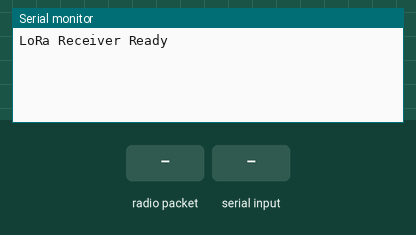
Simulated run of this sketch. Board: Arduino Uno, built with avr-gcc and run on an emulated ATmega328P. Parts: the last lines printed to the serial monitor. Inputs (shaded band) come from the test bench. No radio packets arrive unless stated.

Above: at 1.2 s.
1.3 s: radio packet "1" arrives
At 2.2 s:
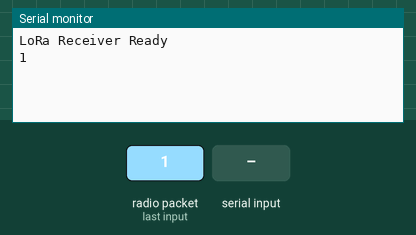
2.8 s: "90,45\n" received over Serial
At 3.5 s:
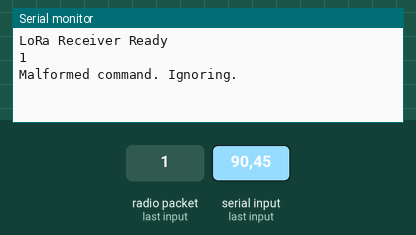

Measured:
- after the input at 1.3 s, the serial monitor: prints a new line at once (image 1)
- after the input at 2.8 s, the serial monitor: prints a new line at once (image 2)

The sketch:

ReceiverGateway.ino
```cpp
// === Receiver Arduino Sketch (Connected to RPi via Serial) ===
#include <SPI.h>
#include <LoRa.h>
#include <ArduinoJson.h>

// Pin definitions
#define LORA_SS 10
#define LORA_RST 9
#define LORA_DIO0 2

// Buffer for serial commands from RPi
String serialBuffer = "";
bool commandReady = false;

void setup() {
  Serial.begin(9600);
  while (!Serial && millis() < 5000); // Wait for serial or timeout after 5 seconds

  // Setup LoRa
  LoRa.setPins(LORA_SS, LORA_RST, LORA_DIO0);
  if (!LoRa.begin(433E6)) {
    Serial.println("Starting LoRa failed!");
    while (1);
  }

  Serial.println("LoRa Receiver Ready");
}

void loop() {
  // --- PART 1: Check for LoRa packets from firefighter units ---
  int packetSize = LoRa.parsePacket();
  if (packetSize) {
    String incoming = "";
    while (LoRa.available()) {
      incoming += (char)LoRa.read();
    }

    Serial.println(incoming); // Forward to RPi

  // === Send ACK back to unit ===
    StaticJsonDocument<128> doc;
    DeserializationError err = deserializeJson(doc, incoming);
    if (!err && doc["id"]) {
      int senderId = doc["id"];
      String ack = "ACK:" + String(senderId);
      LoRa.beginPacket();
      LoRa.print(ack);
      LoRa.endPacket();
      Serial.println("ACK sent to unit " + String(senderId));
    }
  }


  // --- PART 2: Check for commands from RPi via Serial ---
  while (Serial.available() > 0) {
    char c = Serial.read();

    // Check for end of command (newline)
    if (c == '\n') {
      commandReady = true;
    } else {
      // Add character to buffer
      serialBuffer += c;
    }
  }

  // Process command if one is ready
  if (commandReady) {
    processCommand(serialBuffer);
    serialBuffer = ""; // Clear the buffer
    commandReady = false;
  }
}

void processCommand(String command) {
//  Serial.print("Command received from RPi: ");
//  Serial.println(command);

  // Extract the ID from command JSON (basic way)
  int idIndex = command.indexOf("\"id\":");
  int commandIndex = command.indexOf("\"command\"");

  if (idIndex != -1 && commandIndex != -1) {
    int id = command.substring(idIndex + 5).toInt();  // Extract ID value

    // Only forward if ID is valid (e.g., 1 or 2)
    if (id == 1 || id == 2) {
      Serial.println("Forwarding command via LoRa...");

      LoRa.beginPacket();
      LoRa.print(command);  // Send full JSON
      LoRa.endPacket();

      Serial.println("Command forwarded");
    } else {
      Serial.println("Invalid ID in command. Ignoring.");
    }
  } else {
    Serial.println("Malformed command. Ignoring.");
  }
}
```
